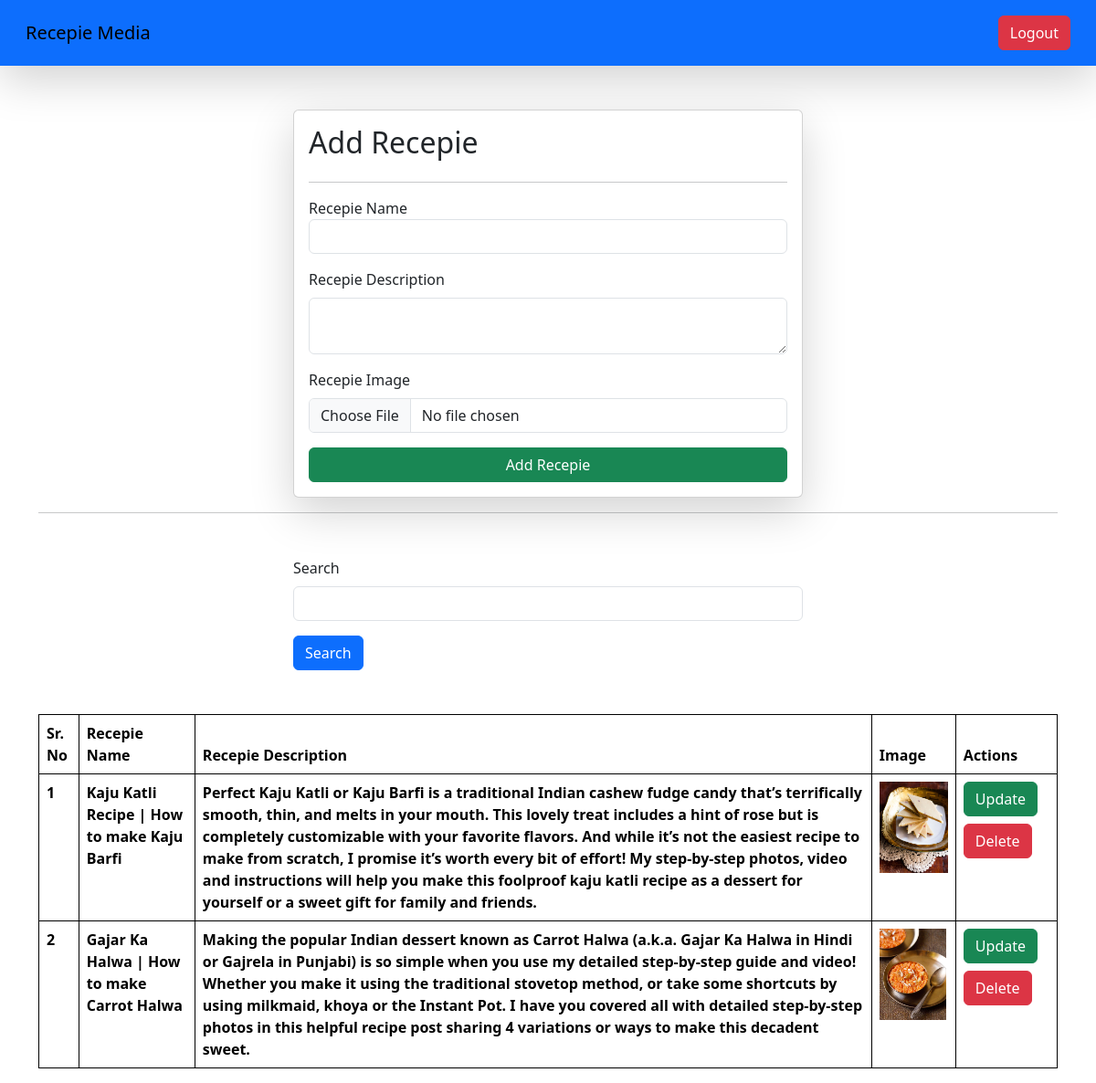
Page /recepies/ (signed in) on the committed database.
### vege/models.py (models this page shows, shortened)
class Recepie(models.Model):
    user = models.ForeignKey(User,on_delete=models.CASCADE,null=True,blank=True)
    recepie_name = models.CharField(max_length=100)
    recepie_description = models.TextField()
    recepie_image = models.ImageField(upload_to="receipe")

### vege/views.py (the view, shortened to what this page needs)
# urls.py: path('recepies/', recepies ,name='recepies'),
@login_required(login_url='/login/')
def recepies(request):
    queryset = Recepie.objects.all()
    if request.GET.get('search'):
        queryset = queryset.filter(recepie_name__icontains = request.GET.get('search'))
    context = {'recepies' : queryset}
    return render(request,'recepies.html',context)

### vege/templates/recepies.html (shortened to what this page needs)
{% extends "base.html" %}
{% load static %}
{% block start %}
    <div class="container mt-5">
        <form class="col-6 mx-auto card p-3 shadow-lg" method="post" enctype="multipart/form-data">
            <h2>Add Recepie</h2>
            <hr>
            <div class="recepie mb-3">
                <lable for="recepieName" class="form-label">Recepie Name</lable>
                <input name="recepie_name" required type="text" class="form-control">
            </div>
            <div class="recepie mb-3">
                <label for="recepieDesc" class="form-label">Recepie Description</label>
                <textarea name="recepie_description" required class="form-control"></textarea>
            </div>
            <div class="recepie mb-3">
                <label for="recepieImage" class="form-label">Recepie Image</label>
                <input type="file" class="form-control" name="recepie_image">
            </div>
            <button type="submit" class="btn btn-success"> Add Recepie </button>
        </form>
        <hr>
        <div class="mt-5">
            <div class="mx-auto col-6">
                <form>
                    <div class="mb-3">
                        <label for="search" class="form-label">Search</label>
                        <input name="search" type="text" class="form-control">
                    </div>
                    <button type="submit" class="btn btn-primary">
                        Search
                    </button>
                </form>
            </div>
        </div>
        <table class="table mt-5 ">
            <thead>
                <tr>
                    <th scope="col">Sr. No</th>
                    <th scope="col">Recepie Name</th>
                    <th scope="col">Recepie Description</th>
                    <th scope="col">Image</th>
                    <th scope="col">Actions</th>
                </tr>
            </thead>
            <tbody>
                {% for recepie in recepies %}
                    <tr>
                        <th scope="row"> {{ forloop.counter }} </th>
                        <th scope="row"> {{recepie.recepie_name}} </th>
                        <th scope="row"> {{recepie.recepie_description}} </th>
                        <th scope="row">
                            <image src="/media/{{recepie.recepie_image}}" style="height: 100px;"></image>
                        </th>
                        <td>
                            <a href="/update_recepie/{{recepie.id}}" class="btn btn-success mb-2">Update</a>
                            <a href="/delete_recepie/{{recepie.id}}" class="btn btn-danger">
                                Delete
                            </a>
                        </td>
                    </tr>
                {% endfor %}
            </tbody>
        </table>
    </div>
{% endblock %}

### vege/templates/base.html (shortened to what this page needs)
<!DOCTYPE html>
<html lang="en">
    <head>
        <link href="https://cdn.jsdelivr.net/npm/bootstrap@5.3.6/dist/css/bootstrap.min.css" rel="stylesheet">
    </head>
    <body>
        <nav class="navbar p-3 bg-primary shadow-lg">
            <div class="container-fluid">
                <a class="navbar-brand">Recepie Media</a>
                    <form class="d-flex" role="navbar">
                        {% if request.user.is_authenticated %}
                            <a href="/logout/" class="btn btn-danger" type="submit">Logout</a>
                        {% endif %}
                    </form>
            </div>
        </nav>
        {% block start %}
        {% endblock %}
    </body>
</html>

### vege/templates/base.html (style rules this page uses)
table,th,td { border: 1px,solid,black; }

### rows in the picture
Recepie: recepie_name "Kaju Katli Recipe | How to make Kaju Barfi", recepie_description "Perfect Kaju Katli or Kaju Barfi is a traditional Indian cashew fudge candy that’s terrifically smooth, thin, and melts in your mouth. This lovely treat includes a hint of rose but is completely customizable with your favorite flavors. And while it’s not the easiest recipe to make from scratch, I promise it’s worth every bit of effort! My step-by-step photos, video and instructions will help you make this foolproof kaju katli recipe as a dessert for yourself or a sweet gift for family and friends.", recepie_image (picture)
Recepie: recepie_name "Gajar Ka Halwa | How to make Carrot Halwa", recepie_description "Making the popular Indian dessert known as Carrot Halwa (a.k.a. Gajar Ka Halwa in Hindi or Gajrela in Punjabi) is so simple when you use my detailed step-by-step guide and video! Whether you make it using the traditional stovetop method, or take some shortcuts by using milkmaid, khoya or the Instant Pot. I have you covered all with detailed step-by-step photos in this helpful recipe post sharing 4 variations or ways to make this decadent sweet.", recepie_image (picture)
